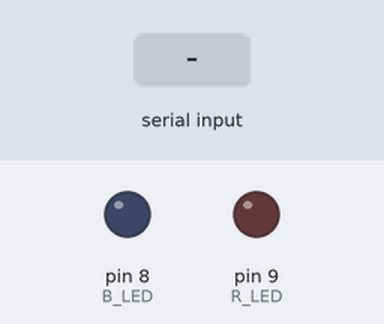
Bench run of a sketch on a simulated Arduino Uno, built with avr-gcc and run on an emulated ATmega328P. Shown: output pins drawn as LEDs (lit = HIGH). The test bench sets the inputs (shaded band).

Above: at 1.2 s.
1.3 s: "r" received over Serial
At 2.4 s:
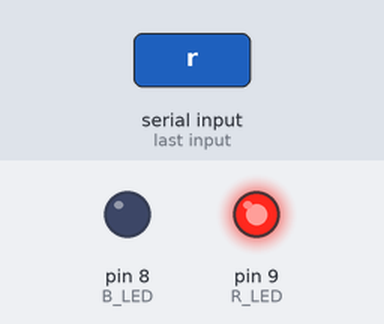
2.8 s: "b" received over Serial
At 3.5 s:
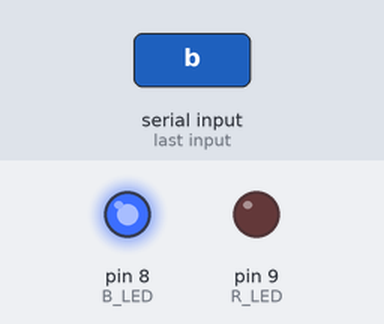
4.3 s: "a" received over Serial
At 4.6 s:
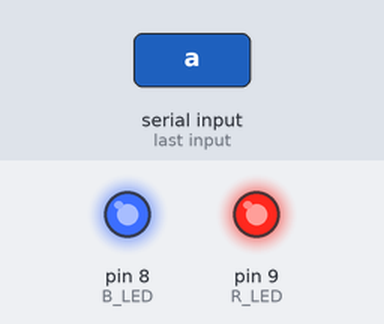
5.8 s: "1" received over Serial
At 7.0 s:
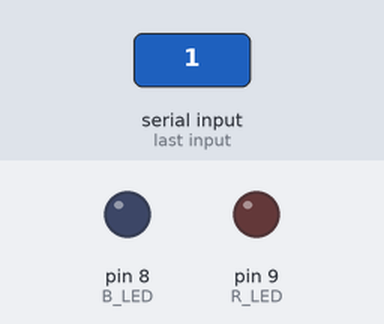
Timing chart, 0 to 8.3 s (numbered marks = the images above; inputs shaded):
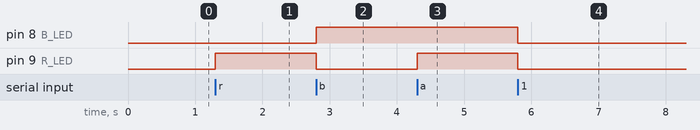

The sketch:

Exercise2-1.ino
```cpp
const int R_LED = 9;
const int B_LED = 8;

void setup() {
  Serial.begin(9600);
  pinMode(R_LED, OUTPUT);
  pinMode(B_LED, OUTPUT);
}

void loop() {
  char c;
  if(Serial.available() > 0){
    c = Serial.read();
    if(c == 'r'){
      digitalWrite(R_LED, HIGH);
      digitalWrite(B_LED, LOW);
    }else if(c == 'b'){
      digitalWrite(B_LED, HIGH);
      digitalWrite(R_LED, LOW);
    }else if(c == 'a'){
      digitalWrite(R_LED, HIGH);
      digitalWrite(B_LED, HIGH);
    }else{
      digitalWrite(R_LED, LOW);
      digitalWrite(B_LED, LOW);
    }
  }
}
```

Measured:
- after the input at 1.3 s, pin 9 (R_LED): LOW → HIGH at once
- after the input at 2.8 s, pin 8 (B_LED): LOW → HIGH at once; pin 9 (R_LED): HIGH → LOW at once
- after the input at 4.3 s, pin 9 (R_LED): LOW → HIGH at once
- after the input at 5.8 s, pin 8 (B_LED), pin 9 (R_LED): HIGH → LOW at once
